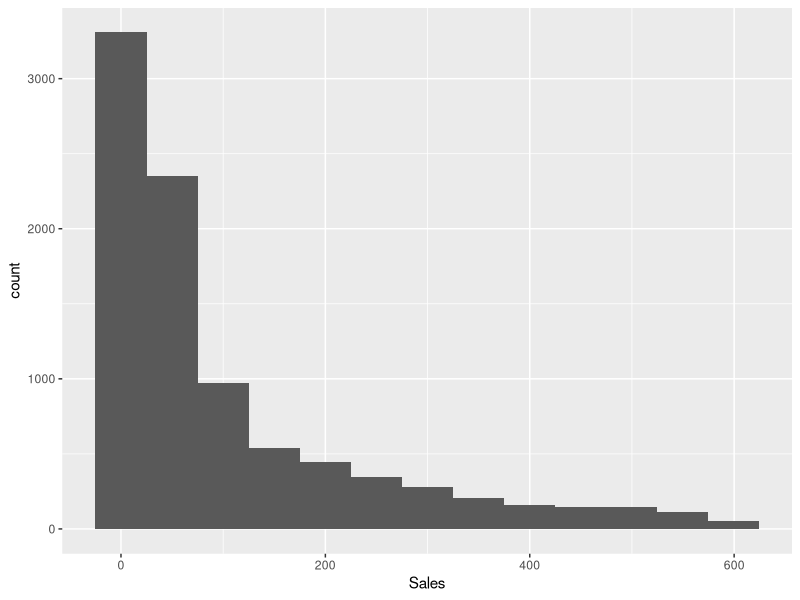
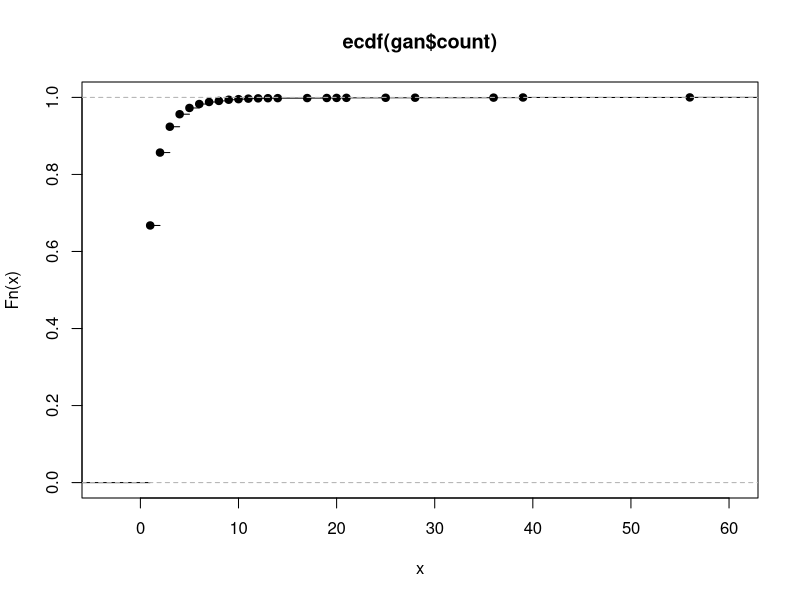
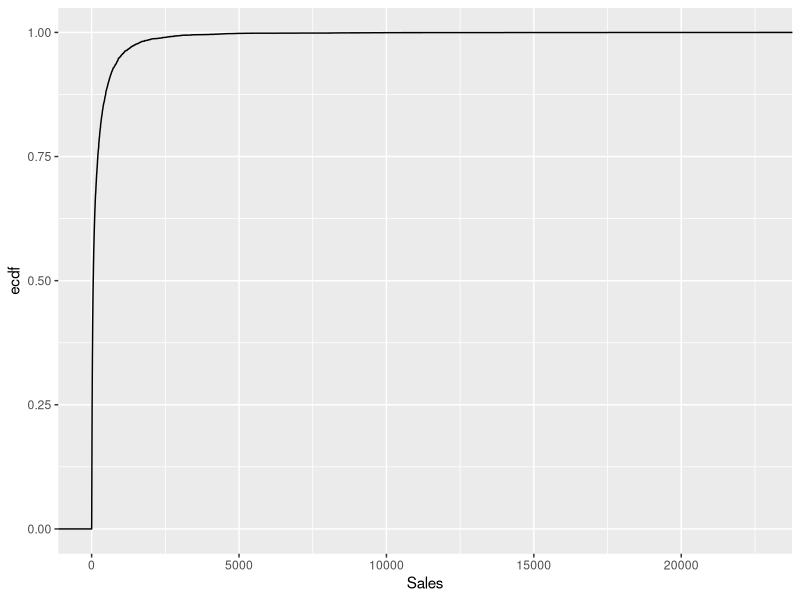

Source code (R) for these figures, in order:
library(tidyverse)
library(readr)
# Load superstore data set
market <- read_delim("superstore.csv", 
                         "|", escape_double = FALSE, trim_ws = TRUE)


market  %>% filter(Sales < 600)%>%
  ggplot() + 
  geom_histogram(aes(x = Sales), bins = 13) 

market %>% filter(Sales < 600)%>%
  group_by(`Sales`) %>%
  summarise(count = n()) -> gan
cdf <- ecdf(gan$count)
plot(cdf)

market %>% 
  ggplot(aes(x = Sales)) +
  stat_ecdf()


quantile(market$Sales, runif(10))
